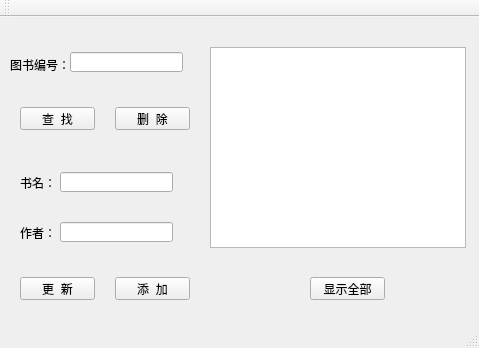
<?xml version="1.0" encoding="UTF-8"?>
<ui version="4.0">
 <class>MainWindow</class>
 <widget class="QMainWindow" name="MainWindow">
  <property name="geometry">
   <rect>
    <x>0</x>
    <y>0</y>
    <width>479</width>
    <height>348</height>
   </rect>
  </property>
  <property name="windowTitle">
   <string>MainWindow</string>
  </property>
  <widget class="QWidget" name="centralWidget">
   <widget class="QPushButton" name="pushButton">
    <property name="geometry">
     <rect>
      <x>20</x>
      <y>90</y>
      <width>75</width>
      <height>23</height>
     </rect>
    </property>
    <property name="text">
     <string>查  找</string>
    </property>
   </widget>
   <widget class="QPushButton" name="pushButton_2">
    <property name="geometry">
     <rect>
      <x>115</x>
      <y>90</y>
      <width>75</width>
      <height>23</height>
     </rect>
    </property>
    <property name="text">
     <string>删  除</string>
    </property>
   </widget>
   <widget class="QPushButton" name="pushButton_3">
    <property name="geometry">
     <rect>
      <x>20</x>
      <y>260</y>
      <width>75</width>
      <height>23</height>
     </rect>
    </property>
    <property name="text">
     <string>更  新</string>
    </property>
   </widget>
   <widget class="QPushButton" name="pushButton_4">
    <property name="geometry">
     <rect>
      <x>115</x>
      <y>260</y>
      <width>75</width>
      <height>23</height>
     </rect>
    </property>
    <property name="text">
     <string>添  加</string>
    </property>
   </widget>
   <widget class="QLineEdit" name="lineEdit">
    <property name="geometry">
     <rect>
      <x>70</x>
      <y>35</y>
      <width>113</width>
      <height>20</height>
     </rect>
    </property>
   </widget>
   <widget class="QLineEdit" name="lineEdit_2">
    <property name="geometry">
     <rect>
      <x>60</x>
      <y>155</y>
      <width>113</width>
      <height>20</height>
     </rect>
    </property>
   </widget>
   <widget class="QLineEdit" name="lineEdit_3">
    <property name="geometry">
     <rect>
      <x>60</x>
      <y>205</y>
      <width>113</width>
      <height>20</height>
     </rect>
    </property>
   </widget>
   <widget class="QListWidget" name="listWidget">
    <property name="geometry">
     <rect>
      <x>210</x>
      <y>30</y>
      <width>256</width>
      <height>201</height>
     </rect>
    </property>
   </widget>
   <widget class="QPushButton" name="pushButton_5">
    <property name="geometry">
     <rect>
      <x>310</x>
      <y>260</y>
      <width>75</width>
      <height>23</height>
     </rect>
    </property>
    <property name="text">
     <string>显示全部</string>
    </property>
   </widget>
   <widget class="QLabel" name="label">
    <property name="geometry">
     <rect>
      <x>10</x>
      <y>40</y>
      <width>61</width>
      <height>16</height>
     </rect>
    </property>
    <property name="text">
     <string>图书编号：</string>
    </property>
   </widget>
   <widget class="QLabel" name="label_2">
    <property name="geometry">
     <rect>
      <x>20</x>
      <y>160</y>
      <width>54</width>
      <height>12</height>
     </rect>
    </property>
    <property name="text">
     <string>书名：</string>
    </property>
   </widget>
   <widget class="QLabel" name="label_3">
    <property name="geometry">
     <rect>
      <x>20</x>
      <y>210</y>
      <width>54</width>
      <height>12</height>
     </rect>
    </property>
    <property name="text">
     <string>作者：</string>
    </property>
   </widget>
  </widget>
  <widget class="QMenuBar" name="menuBar">
   <property name="geometry">
    <rect>
     <x>0</x>
     <y>0</y>
     <width>479</width>
     <height>23</height>
    </rect>
   </property>
  </widget>
  <widget class="QToolBar" name="mainToolBar">
   <attribute name="toolBarArea">
    <enum>TopToolBarArea</enum>
   </attribute>
   <attribute name="toolBarBreak">
    <bool>false</bool>
   </attribute>
  </widget>
  <widget class="QStatusBar" name="statusBar"/>
 </widget>
 <layoutdefault spacing="6" margin="11"/>
 <resources/>
 <connections/>
</ui>
